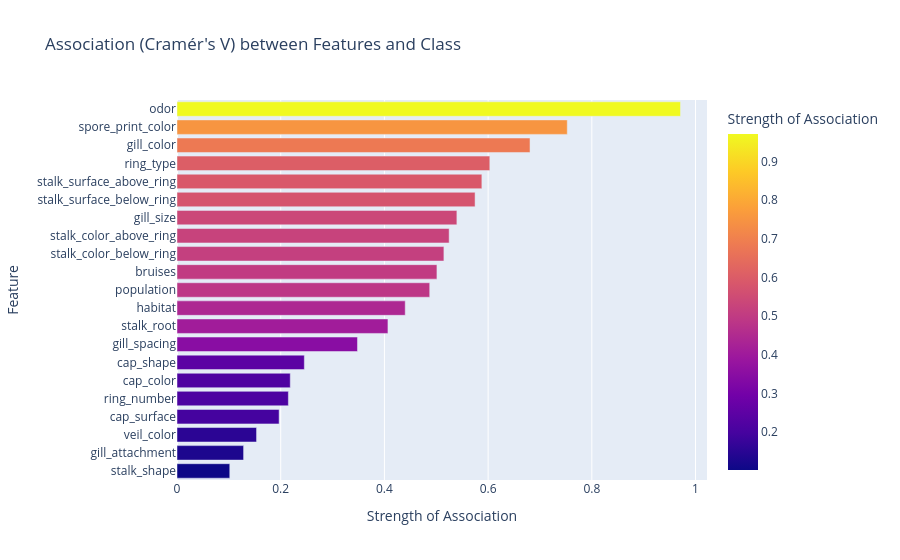

Notebook cell for this chart:
### Code cell
fig = px.bar(
    variable_importance, 
    x="cramers_v", 
    y="feature", 
    orientation='h',
    title="Association (Cramér's V) between Features and Class",
    labels={"cramers_v": "Strength of Association", "feature": "Feature"},
    color="cramers_v"
)
fig.update_layout(yaxis={'categoryorder':'total ascending'})
fig.show()

### Figure 1 — Plotly figure (JSON) as saved in the notebook; plotly's stock layout.template omitted (floating-point values rounded to 4 significant figures)
{"data": [{"hovertemplate": "Strength of Association=%{marker.color}<br>Feature=%{y}<extra></extra>", "legendgroup": "", "marker": {"color": [0.971, 0.7526, 0.6808, 0.6033, 0.5879, 0.5748, 0.5398, 0.5249, 0.5147, 0.5013, 0.4874, 0.4401, 0.4068, 0.3481, 0.2456, 0.2184, 0.2148, 0.1969, 0.1534, 0.1284, 0.1018], "coloraxis": "coloraxis", "pattern": {"shape": ""}}, "name": "", "orientation": "h", "showlegend": false, "textposition": "auto", "type": "bar", "x": [0.971, 0.7526, 0.6808, 0.6033, 0.5879, 0.5748, 0.5398, 0.5249, 0.5147, 0.5013, 0.4874, 0.4401, 0.4068, 0.3481, 0.2456, 0.2184, 0.2148, 0.1969, 0.1534, 0.1284, 0.1018], "xaxis": "x", "y": ["odor", "spore_print_color", "gill_color", "ring_type", "stalk_surface_above_ring", "stalk_surface_below_ring", "gill_size", "stalk_color_above_ring", "stalk_color_below_ring", "bruises", "population", "habitat", "stalk_root", "gill_spacing", "cap_shape", "cap_color", "ring_number", "cap_surface", "veil_color", "gill_attachment", "stalk_shape"], "yaxis": "y"}], "layout": {"barmode": "relative", "coloraxis": {"colorbar": {"title": {"text": "Strength of Association"}}, "colorscale": [[0, "#0d0887"], [0.1111, "#46039f"], [0.2222, "#7201a8"], [0.3333, "#9c179e"], [0.4444, "#bd3786"], [0.5556, "#d8576b"], [0.6667, "#ed7953"], [0.7778, "#fb9f3a"], [0.8889, "#fdca26"], [1, "#f0f921"]]}, "legend": {"tracegroupgap": 0}, "title": {"text": "Association (Cramér's V) between Features and Class"}, "xaxis": {"anchor": "y", "domain": [0, 1], "title": {"text": "Strength of Association"}}, "yaxis": {"anchor": "x", "categoryorder": "total ascending", "domain": [0, 1], "title": {"text": "Feature"}}}}
